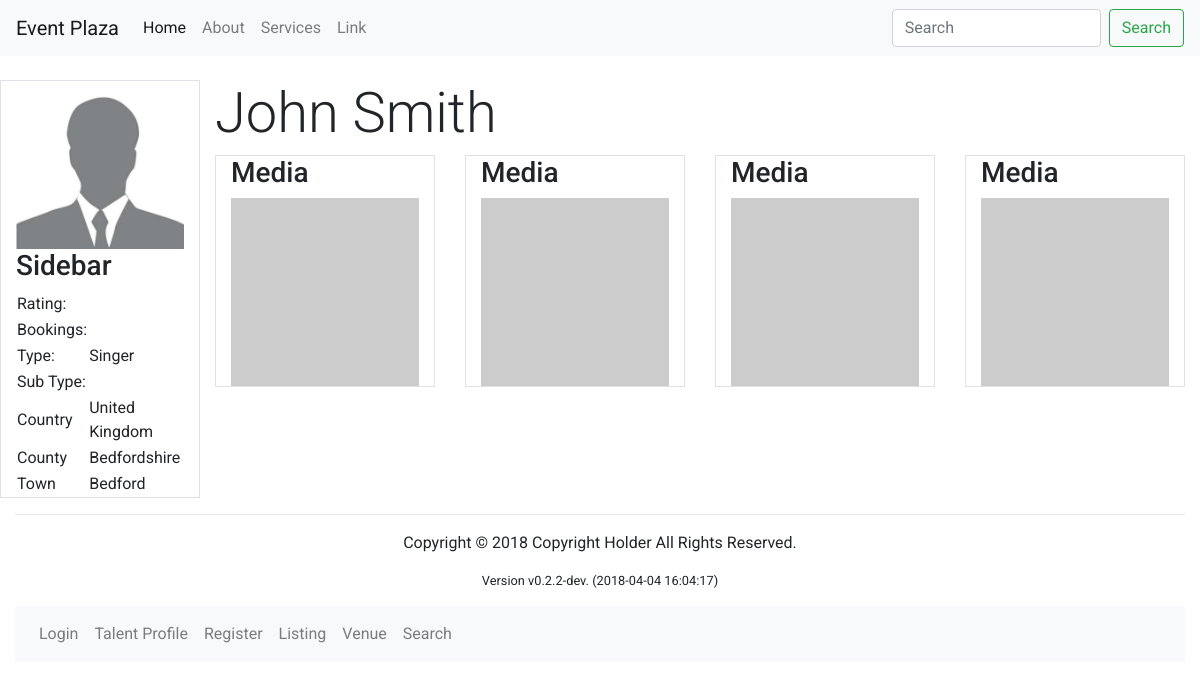
/talent/talent_index.php?talent_id=1, run on the app's committed database.
### tables this page shows
CREATE TABLE IF NOT EXISTS `talent` (
  `talent_id` int(11) NOT NULL AUTO_INCREMENT,
  `talent_name` varchar(200) NOT NULL,
  `talent_profilepicture` varchar(200) NOT NULL COMMENT 'Profile Picture filename.',
  `talent_type` varchar(30) NOT NULL,
  `talent_bio` text NOT NULL COMMENT 'Talent Biography.',
  `talent_country` varchar(30) NOT NULL,
  `talent_county` varchar(30) NOT NULL,
  `talent_town` varchar(30) NOT NULL,
  `talent_distance` int(11) NOT NULL,
  PRIMARY KEY (`talent_id`)
);

### talent/talent_index.php (the view, shortened to what this page needs)
<?php include ($_SERVER["DOCUMENT_ROOT"] . "/venue/venue-finder/views/partials/_header.php"); ?>
<?php include ($_SERVER["DOCUMENT_ROOT"] . "/venue/venue-finder/config/db_config.php"); ?>
<body>
  <div class="container-fluid">
    <?php
    $UID = (int)$_GET["talent_id"];
    $sql_talent = "SELECT * FROM talent WHERE talent_id='$UID'";
    $result = mysqli_query($mysqli, $sql_talent);
    $rs = mysqli_fetch_array($result);
    $talent_name = $rs['talent_name'];
    $talent_profilepicture = $rs['talent_profilepicture'];
    $talent_type = $rs['talent_type'];
    $talent_country = $rs['talent_country'];
    $talent_county = $rs['talent_county'];
    $talent_town = $rs['talent_town'];
     ?>
    <div class="md-col-12">
      <div class="row">
        <div class="col-md-2 border">
          <?php
          if ($talent_profilepicture !== '0') {
            echo '<img width=100% src="../user_data/profile_picture/'.$talent_profilepicture.'" />';
          } else {
            echo '<img width=100% src="../user_data/profile_picture/nopp.png" />';
          }
          ?>
          <h3>Sidebar</h3>
          <table width='100%'>
            <tr>
              <td>Rating:</td>
              <td></td>
            </tr>
            <tr>
              <td>Bookings:</td>
              <td></td>
            </tr>
            <tr>
              <td>Type:</td>
              <td><?php echo $talent_type; ?></td>
            </tr>
            <tr>
              <td>Sub Type:</td>
              <td></td>
            </tr>
            <tr>
              <td>Country</td>
              <td><?php echo $talent_country; ?></td>
            </tr>
            <tr>
              <td>County</td>
              <td><?php echo $talent_county; ?></td>
            </tr>
            <tr>
              <td>Town</td>
              <td><?php echo $talent_town; ?></td>
            </tr>
          </table>
        </div>
        <div class="col-md-10">
          <h1 class="display-4"><?php echo $talent_name; ?></h1>
          <div class="row">
            <div class="col-md-3">
              <div class="col-md-12 border">
                <h3>Media</h3>
                <img src="https://picsum.photos/150" width="100%" alt="Profile Picture">
              </div>
            </div>
            <div class="col-md-3">
              <div class="col-md-12 border">
                <h3>Media</h3>
                <img src="https://picsum.photos/150" width="100%" alt="Profile Picture">
              </div>
            </div>
            <div class="col-md-3">
              <div class="col-md-12 border">
                <h3>Media</h3>
                <img src="https://picsum.photos/150" width="100%" alt="Profile Picture">
              </div>
            </div>
            <div class="col-md-3">
              <div class="col-md-12 border">
                <h3>Media</h3>
                <img src="https://picsum.photos/150" width="100%" alt="Profile Picture">
              </div>
            </div>
          </div>
        </div>
      </div>
    </div>
<?php include ($_SERVER["DOCUMENT_ROOT"] . "/venue/venue-finder/views/partials/_footer.php"); ?>

### public/css/custom.css (style rules this page uses)
body { font-family: 'Roboto', sans-serif; }

### data on the page
talent: talent_profilepicture (picture), talent_type "Singer", talent_country "United Kingdom", talent_county "Bedfordshire", talent_town "Bedford", talent_name "John Smith"

### other printed values
ApplicationVersion::get() "v0.2.2-dev. (2018-04-04 16:04:17)"
